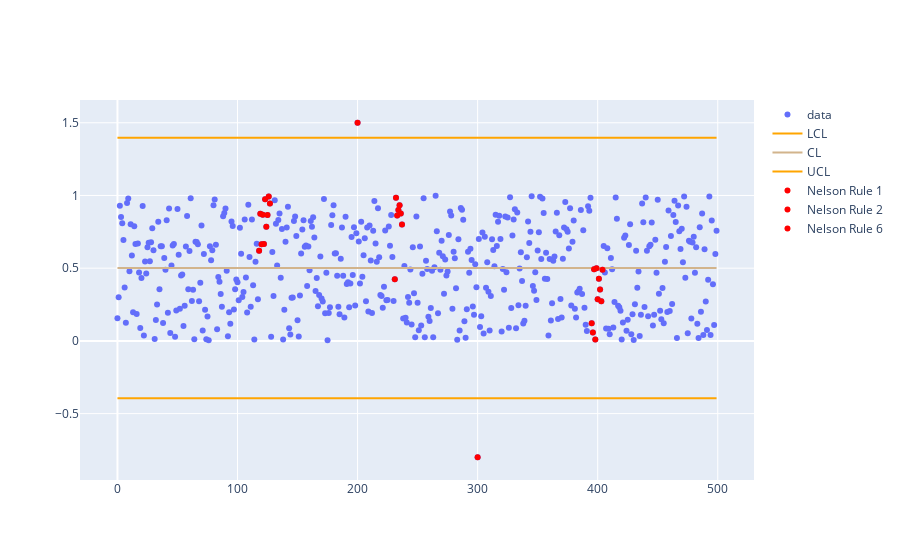

The code cell stored with this chart in its notebook:
### Code cell
df = DF(self.data)
df['UCL'] = self.UCL
df['LCL'] = self.LCL
df['CL'] = self.CL

fig = go.Figure()
fig.add_trace(go.Scatter(x=df.index, y=df.data, name='data', mode='markers'))
fig.add_trace(go.Scatter(x=df.index, y=df.LCL, name='LCL', marker_color='orange'))
fig.add_trace(go.Scatter(x=df.index, y=df.CL, name='CL', marker_color='tan'))
fig.add_trace(go.Scatter(x=df.index, y=df.UCL, name='UCL', marker_color='orange'))

#fig.add_hline(y=self.UCL, line_color="red", name='UCL')
for vio in self.violations:
    print(vio, '-|-' ,vio.rule.desc)
    fig.add_trace(go.Scatter(x=vio.offenders.index, y=vio.offenders.values, name=str(vio.rule), marker_color='red', mode='markers'))

fig

### Figure 1 — Plotly figure (JSON) as saved in the notebook; plotly's stock layout.template omitted (floating-point values rounded to 4 significant figures; data arrays with more than 128 entries replaced by an {"elided": "..."} marker saying what was removed)
{"data": [{"mode": "markers", "name": "data", "type": "scatter", "x": {"elided": "500 int values"}, "y": {"elided": "500 float values"}}, {"marker": {"color": "orange"}, "name": "LCL", "type": "scatter", "x": {"elided": "500 int values"}, "y": {"elided": "500 float values"}}, {"marker": {"color": "tan"}, "name": "CL", "type": "scatter", "x": {"elided": "500 int values"}, "y": {"elided": "500 float values"}}, {"marker": {"color": "orange"}, "name": "UCL", "type": "scatter", "x": {"elided": "500 int values"}, "y": {"elided": "500 float values"}}, {"marker": {"color": "red"}, "mode": "markers", "name": "Nelson Rule 1", "type": "scatter", "x": [200, 300], "y": [1.5, -0.8]}, {"marker": {"color": "red"}, "mode": "markers", "name": "Nelson Rule 2", "type": "scatter", "x": [118, 119, 120, 121, 122, 123, 124, 125, 126, 127, 395, 396, 397, 398, 399, 400, 401, 402, 403, 404], "y": [0.6195, 0.8739, 0.6654, 0.8678, 0.6661, 0.9743, 0.7856, 0.8659, 0.9926, 0.9449, 0.1206, 0.05755, 0.4924, 0.01019, 0.5001, 0.286, 0.4278, 0.3534, 0.2732, 0.4888]}, {"marker": {"color": "red"}, "mode": "markers", "name": "Nelson Rule 6", "type": "scatter", "x": [231, 232, 233, 234, 235, 236, 237], "y": [0.4246, 0.9851, 0.8618, 0.8999, 0.9331, 0.8762, 0.8009]}], "layout": {}}
